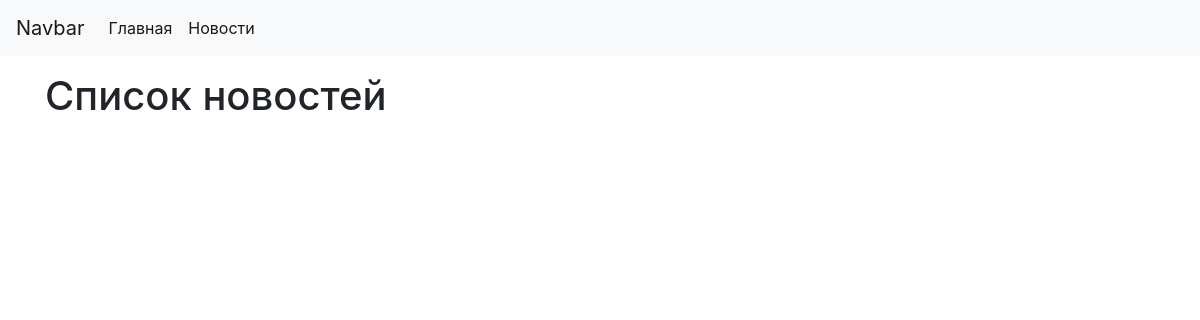
The app's page /, older data.
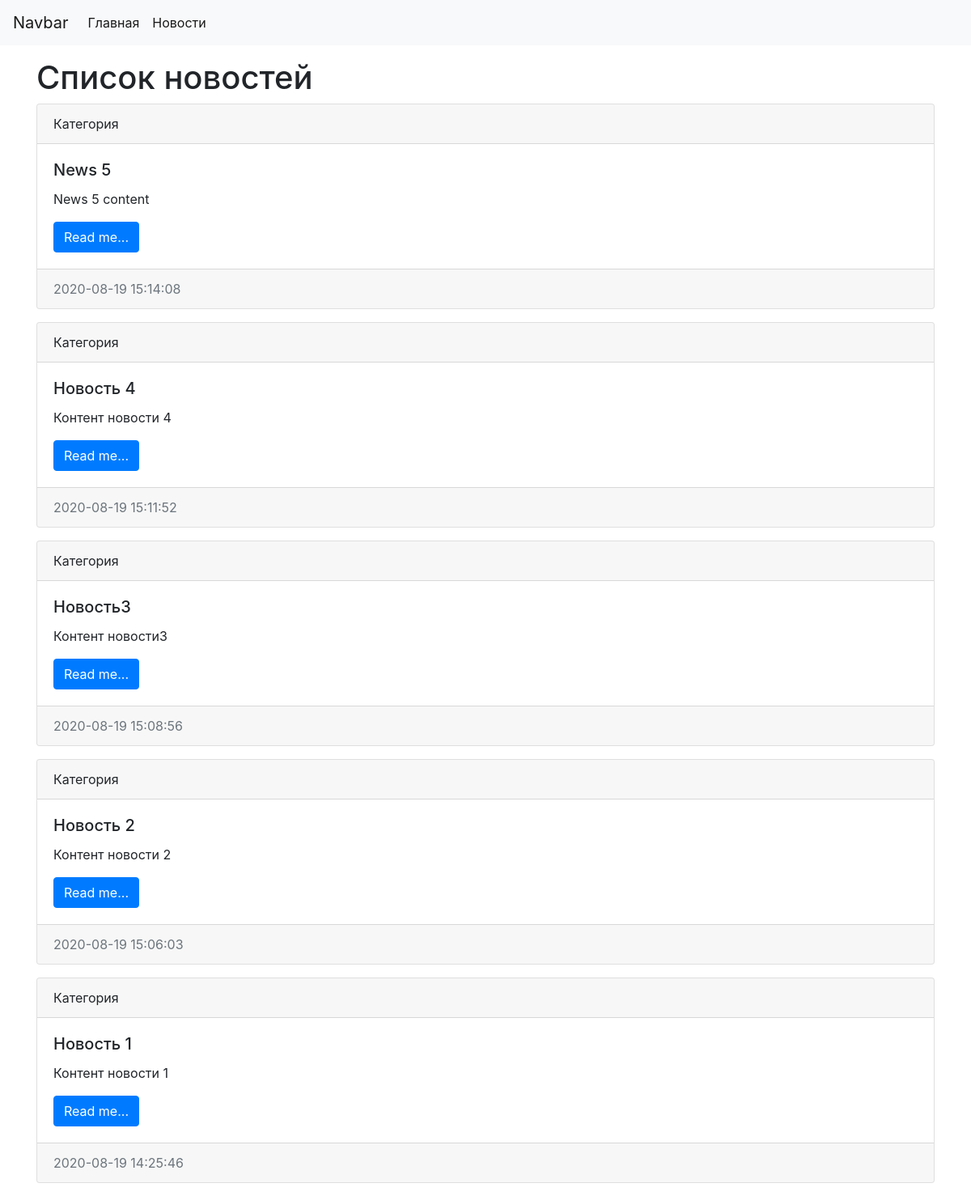
The same page, newer data.
### news/models.py (models this page shows, shortened)
class News(models.Model):
    title = models.CharField(max_length=150, verbose_name='Наименование')
    content = models.TextField(blank=True, verbose_name='Контент')  # Не обязательно к заполнению
    created_at = models.DateTimeField(auto_now_add=True, verbose_name='Опубликовано')
    updated_at = models.DateTimeField(auto_now=True, verbose_name='Обновлено')  # изменение при редактировании
    photo = models.ImageField(upload_to='photos/%Y/%m/%d', verbose_name='Фото', blank=True)
    is_published = models.BooleanField(default=True, verbose_name='Опубликовано?')
    category = models.ForeignKey('Category', on_delete=models.PROTECT, null=True, verbose_name='Категория')
    class Meta:
        verbose_name = 'Новости'
        verbose_name_plural = 'Новости'
        ordering = ['created_at']

### news/views.py (the view)
# urls.py: path('', index),
def index(request):
    news = News.objects.order_by('-created_at')
    context = {
        'news': news,
        'title': 'Список новостей'
    }
    return render(request, template_name='news/index.html', context=context)

### news/templates/news/index.html (shortened to what this page needs)
<!doctype html>
<html lang="en">
<head>
    <link rel="stylesheet" href="https://stackpath.bootstrapcdn.com/bootstrap/4.5.2/css/bootstrap.min.css">
</head>
<body>
<nav class="navbar navbar-expand-lg navbar-light bg-light">
    <a class="navbar-brand" href="#">Navbar</a>
    <div class="collapse navbar-collapse" id="navbarSupportedContent">
        <ul class="navbar-nav mr-auto">
            <li class="nav-item active"> <a class="nav-link" href="/">Главная<span class="sr-only">(current)</span></a></li>
            <li class="nav-item active"> <a class="nav-link" href="/">Новости<span class="sr-only">(current)</span></a></li>
        </ul>
    </div>
</nav>
<div class="container mt-3">
    <h1>{{ title }}</h1>
    <div class="row">
        <div class="col-md-12">
            {% for item in news %}
            <div class="card mb-3">
                <div class="card-header">
                    Категория {{ item.category.title }}
                </div>
                <div class="card-body">
                    <h5 class="card-title">{{ item.title }}</h5>
                    <p class="card-text">{{ item.content }}</p>
                    <a href="#" class="btn btn-primary">Read me...</a>
                </div>
                <div class="card-footer text-muted">
                    {{ item.created_at|date:"Y-m-d H:i:s" }}
                </div>
            </div>
            {% endfor %}
        </div>
    </div>
</div>
</body>
</html>

Row changes from the older to the newer data that the page shows:
added News: title "News 5", content "News 5 content", created_at "2020-08-19 15:14:08"
added News: title "Новость 4", content "Контент новости 4", created_at "2020-08-19 15:11:52"
added News: title "Новость3", content "Контент новости3", created_at "2020-08-19 15:08:56"
added News: title "Новость 2", content "Контент новости 2", created_at "2020-08-19 15:06:03"
added News: title "Новость 1", content "Контент новости 1", created_at "2020-08-19 14:25:46"
